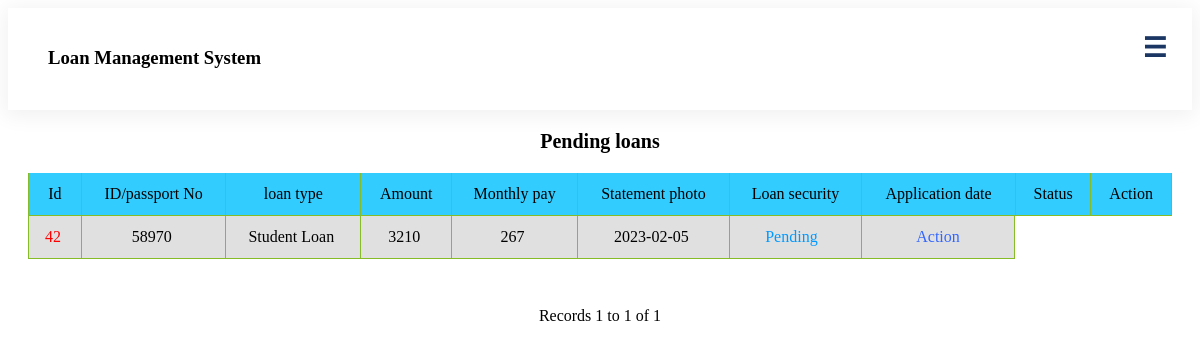
The page /admin/pendingloans.php on the database as committed earlier.
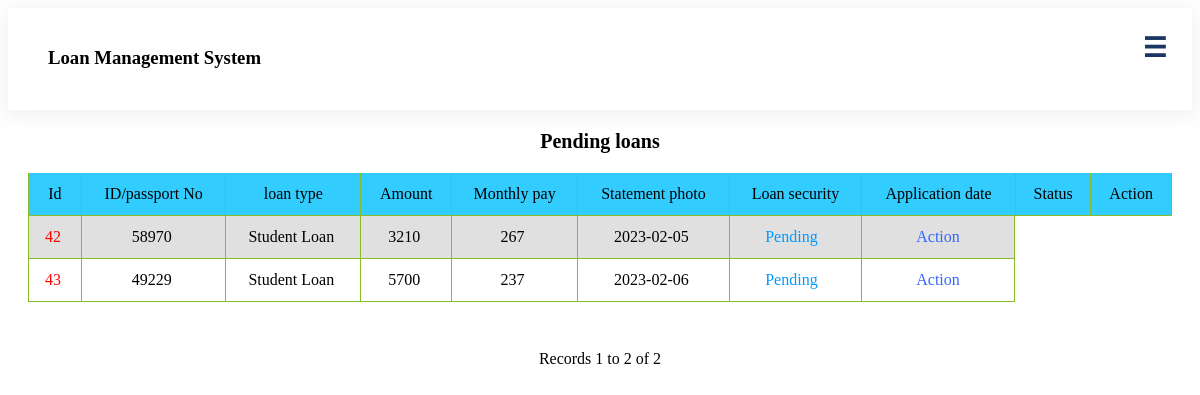
The same page on the database as committed later.
### tables this page shows
CREATE TABLE `loan` (
  `loanId` int(6) NOT NULL,
  `memberId` int(8) NOT NULL,
  `loanType` varchar(15) NOT NULL,
  `income` int(8) NOT NULL,
  `amount` int(8) NOT NULL,
  `intereset` varchar(5) NOT NULL,
  `payment_term` int(3) NOT NULL,
  `total_paid` int(8) NOT NULL,
  `emi_per_month` int(8) NOT NULL,
  `bankStatementPhoto` varchar(250) DEFAULT NULL,
  `security` varchar(250) DEFAULT NULL,
  `posting_date` date NOT NULL,
  `status` varchar(15) NOT NULL,
  `adminRemark` varchar(100) NOT NULL,
  `adminRemarkDate` date NOT NULL,
  `balance` int(255) NOT NULL
);

### admin/pendingloans.php (the view, shortened to what this page needs)
<?php require_once('../Connections/mlms.php'); ?>
<?php
$maxRows_Recordset1 = 10;
$pageNum_Recordset1 = 0;
$startRow_Recordset1 = $pageNum_Recordset1 * $maxRows_Recordset1;
mysqli_select_db($mlms, $database_mlms);
$query_Recordset1 = "SELECT * FROM loan where status='pending'";
$query_limit_Recordset1 = sprintf("%s LIMIT %d, %d", $query_Recordset1, $startRow_Recordset1, $maxRows_Recordset1);
$Recordset1 = mysqli_query($mlms, $query_limit_Recordset1) or die(mysql_error());
$row_Recordset1 = mysqli_fetch_assoc($Recordset1);
if (isset($_GET['totalRows_Recordset1'])) {
    $totalRows_Recordset1 = $_GET['totalRows_Recordset1'];
} else {
    $all_Recordset1 = mysqli_query($mlms, $query_Recordset1);
    $totalRows_Recordset1 = mysqli_num_rows($all_Recordset1);
}
?>
<html>
<head>
    <link rel="stylesheet" type="text/css" href="../Assets/css/style.css">
</head>
<body>
    <?php include '../header/admin.php'; ?>
    <center>
        <div class="main">
            <table border="0" align="center" class="responsive-table">
                <h3 class="llTl">Pending loans</h3>
                <tr bgcolor="#33CCFF">
                    <td>Id</td>
                    <td>ID/passport No</td>
                    <td>loan type</td>
                    <td>Amount</td>
                    <td>Monthly pay</td>
                    <td>Statement photo</td>
                    <td>Loan security</td>
                    <td>Application date</td>
                    <td>Status</td>
                    <td>Action</td>
                </tr>
                <?php do { ?>
                <tr>
                    <td><a href="pendlons.php?recordID=<?php echo $row_Recordset1['loanId']; ?>">
                            <?php echo $row_Recordset1['loanId']; ?>&nbsp; </a></td>
                    <td>
                        <?php echo $row_Recordset1['memberId']; ?>&nbsp;
                    </td>
                    <td>
                        <?php echo $row_Recordset1['loanType']; ?>&nbsp;
                    </td>
                    <td>
                        <?php echo $row_Recordset1['total_paid']; ?>&nbsp;
                    </td>
                    <td>
                        <?php echo $row_Recordset1['emi_per_month']; ?>&nbsp;
                    </td>
                    <td>
                        <?php echo $row_Recordset1['posting_date']; ?>&nbsp;
                    </td>
                    <td>
                        <font color="#0099FF">
                            <?php echo $row_Recordset1['status']; ?>
                        </font>&nbsp;
                    </td>
                    <td><a href="approveloan.php?loanId=<?php echo $row_Recordset1['loanId']; ?>"
                            style="text-decoration:none">
                            <font color="#3366FF">Action</font>
                        </a></td>
                </tr>
                <?php } while ($row_Recordset1 = mysqli_fetch_assoc($Recordset1)); ?>
            </table>
            <br />
            <table border="0">
                <tr>
                    <td>
                    </td>
                    <td>
                    </td>
                    <td>
                    </td>
                    <td>
                    </td>
                </tr>
            </table>
            Records
            <?php echo ($startRow_Recordset1 + 1) ?> to
            <?php echo min($startRow_Recordset1 + $maxRows_Recordset1, $totalRows_Recordset1) ?> of
            <?php echo $totalRows_Recordset1 ?>
        </div>
    </center>
</body>
</html>

Rows that differ between the two databases and show on the page:
added loan: loanId "43", memberId "49229", loanType "Student Loan", total_paid "5700", emi_per_month "237", posting_date "2023-02-06", status "Pending"
Other text that changed with them:
min($startRow_Recordset1 + $maxRows_Recordset1, $totalRows_Recordset1): "1" → "2"
$totalRows_Recordset1: "1" → "2"
